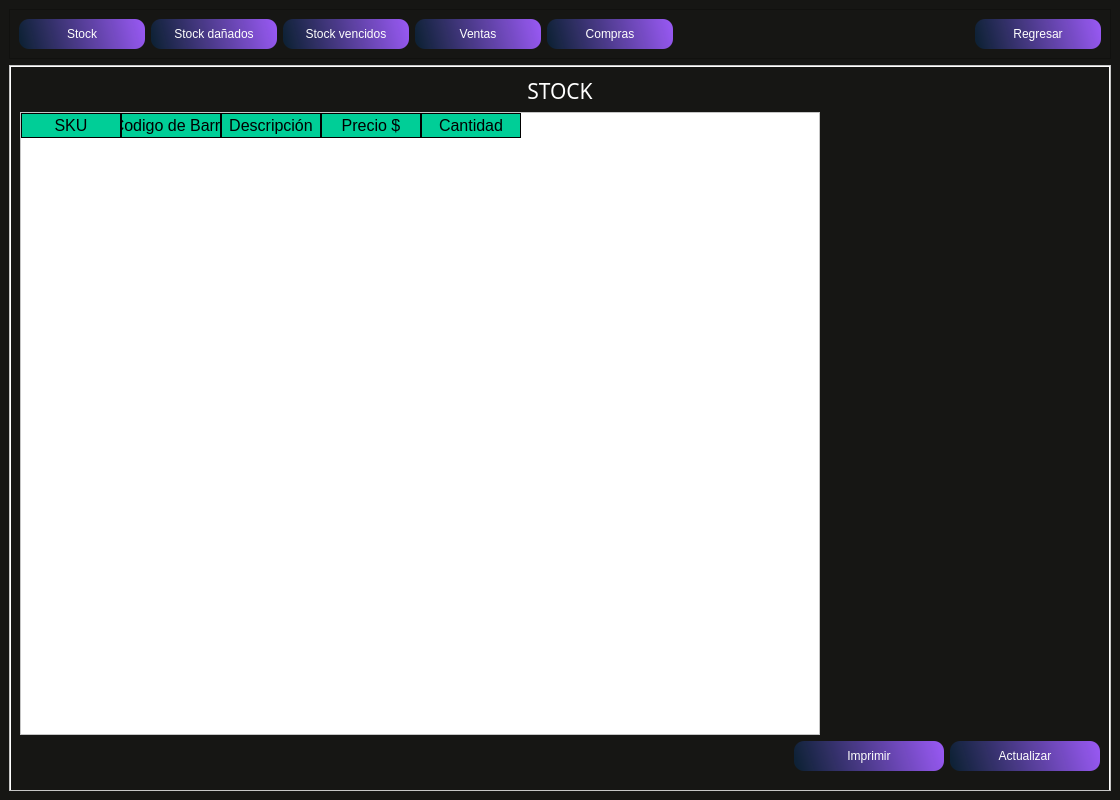
<?xml version="1.0" encoding="UTF-8"?>
<ui version="4.0">
 <class>MainWindow_Inventario</class>
 <widget class="QMainWindow" name="MainWindow_Inventario">
  <property name="geometry">
   <rect>
    <x>0</x>
    <y>0</y>
    <width>1120</width>
    <height>800</height>
   </rect>
  </property>
  <property name="minimumSize">
   <size>
    <width>1120</width>
    <height>800</height>
   </size>
  </property>
  <property name="maximumSize">
   <size>
    <width>16777215</width>
    <height>16777215</height>
   </size>
  </property>
  <property name="windowTitle">
   <string>MainWindow</string>
  </property>
  <widget class="QWidget" name="centralwidget">
   <property name="styleSheet">
    <string notr="true">background-color: rgb(22, 22, 20);

</string>
   </property>
   <layout class="QVBoxLayout" name="verticalLayout_2">
    <item>
     <widget class="QFrame" name="frame_superior">
      <property name="maximumSize">
       <size>
        <width>16777215</width>
        <height>50</height>
       </size>
      </property>
      <property name="styleSheet">
       <string notr="true">

QPushButton{
background-color: qlineargradient(spread:reflect, x1:0, y1:0.562273, x2:1, y2:0.5, stop:0 rgba(11, 38, 67, 184), stop: 1 rgba(150, 88, 240, 255));
border-radius: 10px;
font: 12pt &quot;Sans Serif&quot;;
color: rgb(255, 255, 254); }

QPushButton:hover{
background-color: qlineargradient(spread:reflect, x1:0, y1:0.562273, x2:0.949, y2:0.545455, stop: 0 rgba(11, 38, 67, 184), stop:1 rgba(88, 240, 171, 255));
border-radius:10px;
font: 12pt &quot;Sans Serif&quot;;
color: rgb(255, 255, 254);
}</string>
      </property>
      <property name="frameShape">
       <enum>QFrame::StyledPanel</enum>
      </property>
      <property name="frameShadow">
       <enum>QFrame::Raised</enum>
      </property>
      <layout class="QHBoxLayout" name="horizontalLayout">
       <item>
        <widget class="QPushButton" name="pushButton_stock">
         <property name="minimumSize">
          <size>
           <width>126</width>
           <height>30</height>
          </size>
         </property>
         <property name="styleSheet">
          <string notr="true"/>
         </property>
         <property name="text">
          <string>Stock</string>
         </property>
        </widget>
       </item>
       <item>
        <widget class="QPushButton" name="pushButton_stock_danados">
         <property name="minimumSize">
          <size>
           <width>126</width>
           <height>30</height>
          </size>
         </property>
         <property name="styleSheet">
          <string notr="true"/>
         </property>
         <property name="text">
          <string>Stock dañados</string>
         </property>
        </widget>
       </item>
       <item>
        <widget class="QPushButton" name="pushButton_stock_vencidos">
         <property name="minimumSize">
          <size>
           <width>126</width>
           <height>30</height>
          </size>
         </property>
         <property name="styleSheet">
          <string notr="true"/>
         </property>
         <property name="text">
          <string>Stock vencidos</string>
         </property>
        </widget>
       </item>
       <item>
        <widget class="QPushButton" name="pushButton_Ventas">
         <property name="minimumSize">
          <size>
           <width>126</width>
           <height>30</height>
          </size>
         </property>
         <property name="styleSheet">
          <string notr="true"/>
         </property>
         <property name="text">
          <string>Ventas</string>
         </property>
        </widget>
       </item>
       <item>
        <widget class="QPushButton" name="pushButton_compras">
         <property name="minimumSize">
          <size>
           <width>126</width>
           <height>30</height>
          </size>
         </property>
         <property name="styleSheet">
          <string notr="true"/>
         </property>
         <property name="text">
          <string>Compras</string>
         </property>
        </widget>
       </item>
       <item>
        <spacer name="horizontalSpacer">
         <property name="orientation">
          <enum>Qt::Horizontal</enum>
         </property>
         <property name="sizeHint" stdset="0">
          <size>
           <width>245</width>
           <height>20</height>
          </size>
         </property>
        </spacer>
       </item>
       <item>
        <widget class="QPushButton" name="pushButton_regresar_rep">
         <property name="minimumSize">
          <size>
           <width>126</width>
           <height>30</height>
          </size>
         </property>
         <property name="styleSheet">
          <string notr="true">QPushButton:hover{
background-color: qlineargradient(spread:pad, x1:0, y1:0, x2:1, y2:0, stop:0 rgba(0, 0, 0, 255), stop:0.727273 rgba(142, 19, 16, 255));
border-radius:10px;
font: 12pt &quot;Sans Serif&quot;;
color: rgb(255, 255, 254);
}</string>
         </property>
         <property name="text">
          <string>Regresar</string>
         </property>
        </widget>
       </item>
      </layout>
     </widget>
    </item>
    <item>
     <widget class="QFrame" name="frame_inferior">
      <property name="styleSheet">
       <string notr="true">QFrame{ 
	background-color: rgb(255, 255, 255);
}

QLabel {
background-color: #000000ff;
}

QTableWidget{
background-color: rgb(255, 255, 255);
	color: rgb(0, 0, 0);
	gridline-color: rgb(206, 0, 55);
font-size: 12px;
color: #000000;
}

QHeaderView::section {

background-color: rgb(0, 206, 151);

border: 1px solid rgb(0, 0, 0);

font-size: 12pt;

}

I

QTableWidget QTableCornerButton::section {

background-color: rgb(0, 0, 0);

border: 1px solid rgb(0, 206, 151);

}</string>
      </property>
      <property name="frameShape">
       <enum>QFrame::StyledPanel</enum>
      </property>
      <property name="frameShadow">
       <enum>QFrame::Raised</enum>
      </property>
      <layout class="QVBoxLayout" name="verticalLayout" stretch="0">
       <property name="leftMargin">
        <number>1</number>
       </property>
       <property name="topMargin">
        <number>1</number>
       </property>
       <property name="rightMargin">
        <number>1</number>
       </property>
       <property name="bottomMargin">
        <number>0</number>
       </property>
       <item>
        <widget class="QStackedWidget" name="stackedWidget">
         <property name="minimumSize">
          <size>
           <width>1080</width>
           <height>720</height>
          </size>
         </property>
         <property name="styleSheet">
          <string notr="true"/>
         </property>
         <property name="currentIndex">
          <number>0</number>
         </property>
         <widget class="QWidget" name="page_stock">
          <property name="minimumSize">
           <size>
            <width>1080</width>
            <height>720</height>
           </size>
          </property>
          <layout class="QGridLayout" name="gridLayout">
           <item row="3" column="0">
            <widget class="QTableWidget" name="tableWidget_stock">
             <property name="minimumSize">
              <size>
               <width>800</width>
               <height>0</height>
              </size>
             </property>
             <property name="styleSheet">
              <string notr="true"/>
             </property>
             <column>
              <property name="text">
               <string>SKU</string>
              </property>
             </column>
             <column>
              <property name="text">
               <string>Codigo de Barra</string>
              </property>
             </column>
             <column>
              <property name="text">
               <string>Descripción</string>
              </property>
             </column>
             <column>
              <property name="text">
               <string>Precio $</string>
              </property>
             </column>
             <column>
              <property name="text">
               <string>Cantidad</string>
              </property>
             </column>
            </widget>
           </item>
           <item row="5" column="0">
            <layout class="QHBoxLayout" name="horizontalLayout_6"/>
           </item>
           <item row="4" column="0" colspan="2">
            <layout class="QHBoxLayout" name="horizontalLayout_13">
             <property name="bottomMargin">
              <number>10</number>
             </property>
             <item>
              <spacer name="horizontalSpacer_17">
               <property name="orientation">
                <enum>Qt::Horizontal</enum>
               </property>
               <property name="sizeHint" stdset="0">
                <size>
                 <width>40</width>
                 <height>20</height>
                </size>
               </property>
              </spacer>
             </item>
             <item>
              <widget class="QPushButton" name="pushButton_imprimir_stock">
               <property name="minimumSize">
                <size>
                 <width>150</width>
                 <height>30</height>
                </size>
               </property>
               <property name="styleSheet">
                <string notr="true">
QPushButton{
background-color: qlineargradient(spread:reflect, x1:0, y1:0.562273, x2:1, y2:0.5, stop:0 rgba(11, 38, 67, 184), stop: 1 rgba(150, 88, 240, 255));
border-radius: 10px;
font: 12pt &quot;Sans Serif&quot;;
color: rgb(255, 255, 254); }

QPushButton:hover{
background-color: qlineargradient(spread:reflect, x1:0, y1:0.562273, x2:0.949, y2:0.545455, stop: 0 rgba(11, 38, 67, 184), stop:1 rgba(88, 240, 171, 255));
border-radius:10px;
font: 12pt &quot;Sans Serif&quot;;
color: rgb(255, 255, 254);
}</string>
               </property>
               <property name="text">
                <string>Imprimir</string>
               </property>
              </widget>
             </item>
             <item>
              <widget class="QPushButton" name="pushButton_refrescar_stock">
               <property name="minimumSize">
                <size>
                 <width>150</width>
                 <height>30</height>
                </size>
               </property>
               <property name="styleSheet">
                <string notr="true">
QPushButton{
background-color: qlineargradient(spread:reflect, x1:0, y1:0.562273, x2:1, y2:0.5, stop:0 rgba(11, 38, 67, 184), stop: 1 rgba(150, 88, 240, 255));
border-radius: 10px;
font: 12pt &quot;Sans Serif&quot;;
color: rgb(255, 255, 254); }

QPushButton:hover{
background-color: qlineargradient(spread:reflect, x1:0, y1:0.562273, x2:0.949, y2:0.545455, stop: 0 rgba(11, 38, 67, 184), stop:1 rgba(88, 240, 171, 255));
border-radius:10px;
font: 12pt &quot;Sans Serif&quot;;
color: rgb(255, 255, 254);
}</string>
               </property>
               <property name="text">
                <string>Actualizar</string>
               </property>
              </widget>
             </item>
            </layout>
           </item>
           <item row="0" column="0" colspan="2">
            <widget class="QLabel" name="label_stock">
             <property name="font">
              <font>
               <family>Impact</family>
               <pointsize>16</pointsize>
              </font>
             </property>
             <property name="styleSheet">
              <string notr="true">color: rgb(255, 255, 255);</string>
             </property>
             <property name="text">
              <string>STOCK</string>
             </property>
             <property name="alignment">
              <set>Qt::AlignCenter</set>
             </property>
            </widget>
           </item>
           <item row="3" column="1">
            <spacer name="horizontalSpacer_6">
             <property name="orientation">
              <enum>Qt::Horizontal</enum>
             </property>
             <property name="sizeHint" stdset="0">
              <size>
               <width>40</width>
               <height>20</height>
              </size>
             </property>
            </spacer>
           </item>
          </layout>
         </widget>
         <widget class="QWidget" name="page_stock_danados">
          <property name="styleSheet">
           <string notr="true"/>
          </property>
          <layout class="QVBoxLayout" name="verticalLayout_8">
           <item>
            <widget class="QLabel" name="label_stock_danados">
             <property name="font">
              <font>
               <family>Impact</family>
               <pointsize>16</pointsize>
              </font>
             </property>
             <property name="styleSheet">
              <string notr="true">color: rgb(255, 255, 255);</string>
             </property>
             <property name="text">
              <string>STOCK DAÑADOS</string>
             </property>
             <property name="alignment">
              <set>Qt::AlignCenter</set>
             </property>
            </widget>
           </item>
           <item>
            <widget class="QTableWidget" name="tableWidget_stock_danados">
             <property name="styleSheet">
              <string notr="true">background-color: rgb(255, 255, 255);</string>
             </property>
             <column>
              <property name="text">
               <string>SKU</string>
              </property>
             </column>
             <column>
              <property name="text">
               <string>Codigo de Barra</string>
              </property>
             </column>
             <column>
              <property name="text">
               <string>Descripción</string>
              </property>
             </column>
             <column>
              <property name="text">
               <string>Precio $</string>
              </property>
             </column>
             <column>
              <property name="text">
               <string>Cantidad</string>
              </property>
             </column>
            </widget>
           </item>
           <item>
            <layout class="QHBoxLayout" name="horizontalLayout_10">
             <property name="bottomMargin">
              <number>10</number>
             </property>
             <item>
              <spacer name="horizontalSpacer_14">
               <property name="orientation">
                <enum>Qt::Horizontal</enum>
               </property>
               <property name="sizeHint" stdset="0">
                <size>
                 <width>40</width>
                 <height>20</height>
                </size>
               </property>
              </spacer>
             </item>
             <item>
              <widget class="QPushButton" name="pushButton_imprimir_danados">
               <property name="minimumSize">
                <size>
                 <width>150</width>
                 <height>30</height>
                </size>
               </property>
               <property name="styleSheet">
                <string notr="true">
QPushButton{
background-color: qlineargradient(spread:reflect, x1:0, y1:0.562273, x2:1, y2:0.5, stop:0 rgba(11, 38, 67, 184), stop: 1 rgba(150, 88, 240, 255));
border-radius: 10px;
font: 12pt &quot;Sans Serif&quot;;
color: rgb(255, 255, 254); }

QPushButton:hover{
background-color: qlineargradient(spread:reflect, x1:0, y1:0.562273, x2:0.949, y2:0.545455, stop: 0 rgba(11, 38, 67, 184), stop:1 rgba(88, 240, 171, 255));
border-radius:10px;
font: 12pt &quot;Sans Serif&quot;;
color: rgb(255, 255, 254);
}</string>
               </property>
               <property name="text">
                <string>Imprimir</string>
               </property>
              </widget>
             </item>
             <item>
              <widget class="QPushButton" name="pushButton_refrescar_stock_danados">
               <property name="minimumSize">
                <size>
                 <width>150</width>
                 <height>30</height>
                </size>
               </property>
               <property name="styleSheet">
                <string notr="true">
QPushButton{
background-color: qlineargradient(spread:reflect, x1:0, y1:0.562273, x2:1, y2:0.5, stop:0 rgba(11, 38, 67, 184), stop: 1 rgba(150, 88, 240, 255));
border-radius: 10px;
font: 12pt &quot;Sans Serif&quot;;
color: rgb(255, 255, 254); }

QPushButton:hover{
background-color: qlineargradient(spread:reflect, x1:0, y1:0.562273, x2:0.949, y2:0.545455, stop: 0 rgba(11, 38, 67, 184), stop:1 rgba(88, 240, 171, 255));
border-radius:10px;
font: 12pt &quot;Sans Serif&quot;;
color: rgb(255, 255, 254);
}</string>
               </property>
               <property name="text">
                <string>Actualizar</string>
               </property>
              </widget>
             </item>
            </layout>
           </item>
          </layout>
         </widget>
         <widget class="QWidget" name="page_stock_vencidos">
          <property name="styleSheet">
           <string notr="true"/>
          </property>
          <layout class="QGridLayout" name="gridLayout_3">
           <item row="0" column="0">
            <widget class="QLabel" name="label_stock_vencidos">
             <property name="font">
              <font>
               <family>Impact</family>
               <pointsize>16</pointsize>
              </font>
             </property>
             <property name="styleSheet">
              <string notr="true">color: rgb(255, 255, 255);</string>
             </property>
             <property name="text">
              <string>STOCK VENCIDOS</string>
             </property>
             <property name="alignment">
              <set>Qt::AlignCenter</set>
             </property>
            </widget>
           </item>
           <item row="1" column="0">
            <widget class="QTableWidget" name="tableWidget_stock_vencidos">
             <property name="styleSheet">
              <string notr="true">background-color: rgb(255, 255, 255);</string>
             </property>
             <column>
              <property name="text">
               <string>SKU</string>
              </property>
             </column>
             <column>
              <property name="text">
               <string>Codigo de Barra</string>
              </property>
             </column>
             <column>
              <property name="text">
               <string>Descripción</string>
              </property>
             </column>
             <column>
              <property name="text">
               <string>Precio $</string>
              </property>
             </column>
             <column>
              <property name="text">
               <string>Cantidad</string>
              </property>
             </column>
            </widget>
           </item>
           <item row="2" column="0">
            <layout class="QHBoxLayout" name="horizontalLayout_11">
             <property name="bottomMargin">
              <number>10</number>
             </property>
             <item>
              <spacer name="horizontalSpacer_15">
               <property name="orientation">
                <enum>Qt::Horizontal</enum>
               </property>
               <property name="sizeHint" stdset="0">
                <size>
                 <width>40</width>
                 <height>20</height>
                </size>
               </property>
              </spacer>
             </item>
             <item>
              <widget class="QPushButton" name="pushButton_imprimir_vencidos">
               <property name="minimumSize">
                <size>
                 <width>150</width>
                 <height>30</height>
                </size>
               </property>
               <property name="styleSheet">
                <string notr="true">
QPushButton{
background-color: qlineargradient(spread:reflect, x1:0, y1:0.562273, x2:1, y2:0.5, stop:0 rgba(11, 38, 67, 184), stop: 1 rgba(150, 88, 240, 255));
border-radius: 10px;
font: 12pt &quot;Sans Serif&quot;;
color: rgb(255, 255, 254); }

QPushButton:hover{
background-color: qlineargradient(spread:reflect, x1:0, y1:0.562273, x2:0.949, y2:0.545455, stop: 0 rgba(11, 38, 67, 184), stop:1 rgba(88, 240, 171, 255));
border-radius:10px;
font: 12pt &quot;Sans Serif&quot;;
color: rgb(255, 255, 254);
}</string>
               </property>
               <property name="text">
                <string>Imprimir</string>
               </property>
              </widget>
             </item>
             <item>
              <widget class="QPushButton" name="pushButton_refrescar_stock_vencidos">
               <property name="minimumSize">
                <size>
                 <width>150</width>
                 <height>30</height>
                </size>
               </property>
               <property name="styleSheet">
                <string notr="true">
QPushButton{
background-color: qlineargradient(spread:reflect, x1:0, y1:0.562273, x2:1, y2:0.5, stop:0 rgba(11, 38, 67, 184), stop: 1 rgba(150, 88, 240, 255));
border-radius: 10px;
font: 12pt &quot;Sans Serif&quot;;
color: rgb(255, 255, 254); }

QPushButton:hover{
background-color: qlineargradient(spread:reflect, x1:0, y1:0.562273, x2:0.949, y2:0.545455, stop: 0 rgba(11, 38, 67, 184), stop:1 rgba(88, 240, 171, 255));
border-radius:10px;
font: 12pt &quot;Sans Serif&quot;;
color: rgb(255, 255, 254);
}</string>
               </property>
               <property name="text">
                <string>Actualizar</string>
               </property>
              </widget>
             </item>
            </layout>
           </item>
          </layout>
         </widget>
         <widget class="QWidget" name="page_ventas">
          <property name="styleSheet">
           <string notr="true"/>
          </property>
          <layout class="QVBoxLayout" name="verticalLayout_3">
           <item>
            <layout class="QHBoxLayout" name="horizontalLayout_2">
             <item>
              <spacer name="horizontalSpacer_2">
               <property name="orientation">
                <enum>Qt::Horizontal</enum>
               </property>
               <property name="sizeHint" stdset="0">
                <size>
                 <width>40</width>
                 <height>20</height>
                </size>
               </property>
              </spacer>
             </item>
             <item>
              <widget class="QLabel" name="label_stock_4">
               <property name="font">
                <font>
                 <family>Impact</family>
                 <pointsize>16</pointsize>
                </font>
               </property>
               <property name="styleSheet">
                <string notr="true">color: rgb(255, 255, 255);</string>
               </property>
               <property name="text">
                <string>VENTAS</string>
               </property>
               <property name="alignment">
                <set>Qt::AlignCenter</set>
               </property>
              </widget>
             </item>
             <item>
              <spacer name="horizontalSpacer_3">
               <property name="orientation">
                <enum>Qt::Horizontal</enum>
               </property>
               <property name="sizeHint" stdset="0">
                <size>
                 <width>40</width>
                 <height>20</height>
                </size>
               </property>
              </spacer>
             </item>
             <item>
              <widget class="QLabel" name="label_3">
               <property name="styleSheet">
                <string notr="true">color: rgb(255, 255, 255);</string>
               </property>
               <property name="text">
                <string>DESDE:</string>
               </property>
              </widget>
             </item>
             <item>
              <widget class="QDateEdit" name="dateEdit_desde_ventas">
               <property name="styleSheet">
                <string notr="true">background-color: rgb(255, 255, 255);</string>
               </property>
              </widget>
             </item>
             <item>
              <widget class="QLabel" name="label_4">
               <property name="styleSheet">
                <string notr="true">color: rgb(255, 255, 255);</string>
               </property>
               <property name="text">
                <string>  HASTA:</string>
               </property>
              </widget>
             </item>
             <item>
              <widget class="QDateEdit" name="dateEdit_ventas">
               <property name="styleSheet">
                <string notr="true">background-color: rgb(255, 255, 255);</string>
               </property>
              </widget>
             </item>
            </layout>
           </item>
           <item>
            <widget class="QTableWidget" name="tableWidget_ventas">
             <property name="styleSheet">
              <string notr="true">background-color: rgb(255, 255, 255);</string>
             </property>
             <column>
              <property name="text">
               <string>ID</string>
              </property>
             </column>
             <column>
              <property name="text">
               <string>Fecha</string>
              </property>
             </column>
             <column>
              <property name="text">
               <string>Sku de producto</string>
              </property>
             </column>
             <column>
              <property name="text">
               <string>Codigo de barra de producto</string>
              </property>
             </column>
             <column>
              <property name="text">
               <string>Cantidad</string>
              </property>
             </column>
             <column>
              <property name="text">
               <string>Descripcion de producto</string>
              </property>
             </column>
            </widget>
           </item>
           <item>
            <layout class="QHBoxLayout" name="horizontalLayout_12">
             <property name="bottomMargin">
              <number>10</number>
             </property>
             <item>
              <spacer name="horizontalSpacer_16">
               <property name="orientation">
                <enum>Qt::Horizontal</enum>
               </property>
               <property name="sizeHint" stdset="0">
                <size>
                 <width>40</width>
                 <height>20</height>
                </size>
               </property>
              </spacer>
             </item>
             <item>
              <widget class="QPushButton" name="pushButton_imprimir_ventas">
               <property name="minimumSize">
                <size>
                 <width>150</width>
                 <height>30</height>
                </size>
               </property>
               <property name="styleSheet">
                <string notr="true">
QPushButton{
background-color: qlineargradient(spread:reflect, x1:0, y1:0.562273, x2:1, y2:0.5, stop:0 rgba(11, 38, 67, 184), stop: 1 rgba(150, 88, 240, 255));
border-radius: 10px;
font: 12pt &quot;Sans Serif&quot;;
color: rgb(255, 255, 254); }

QPushButton:hover{
background-color: qlineargradient(spread:reflect, x1:0, y1:0.562273, x2:0.949, y2:0.545455, stop: 0 rgba(11, 38, 67, 184), stop:1 rgba(88, 240, 171, 255));
border-radius:10px;
font: 12pt &quot;Sans Serif&quot;;
color: rgb(255, 255, 254);
}</string>
               </property>
               <property name="text">
                <string>Imprimir</string>
               </property>
              </widget>
             </item>
             <item>
              <widget class="QPushButton" name="pushButton_refrescar_ventas">
               <property name="minimumSize">
                <size>
                 <width>150</width>
                 <height>30</height>
                </size>
               </property>
               <property name="styleSheet">
                <string notr="true">
QPushButton{
background-color: qlineargradient(spread:reflect, x1:0, y1:0.562273, x2:1, y2:0.5, stop:0 rgba(11, 38, 67, 184), stop: 1 rgba(150, 88, 240, 255));
border-radius: 10px;
font: 12pt &quot;Sans Serif&quot;;
color: rgb(255, 255, 254); }

QPushButton:hover{
background-color: qlineargradient(spread:reflect, x1:0, y1:0.562273, x2:0.949, y2:0.545455, stop: 0 rgba(11, 38, 67, 184), stop:1 rgba(88, 240, 171, 255));
border-radius:10px;
font: 12pt &quot;Sans Serif&quot;;
color: rgb(255, 255, 254);
}</string>
               </property>
               <property name="text">
                <string>Actualizar</string>
               </property>
              </widget>
             </item>
            </layout>
           </item>
          </layout>
         </widget>
         <widget class="QWidget" name="page_compras">
          <layout class="QVBoxLayout" name="verticalLayout_4">
           <item>
            <layout class="QHBoxLayout" name="horizontalLayout_3">
             <item>
              <spacer name="horizontalSpacer_4">
               <property name="orientation">
                <enum>Qt::Horizontal</enum>
               </property>
               <property name="sizeHint" stdset="0">
                <size>
                 <width>40</width>
                 <height>20</height>
                </size>
               </property>
              </spacer>
             </item>
             <item>
              <widget class="QLabel" name="label_stock_5">
               <property name="font">
                <font>
                 <family>Impact</family>
                 <pointsize>16</pointsize>
                </font>
               </property>
               <property name="styleSheet">
                <string notr="true">color: rgb(255, 255, 255);</string>
               </property>
               <property name="text">
                <string>COMPRAS</string>
               </property>
               <property name="alignment">
                <set>Qt::AlignCenter</set>
               </property>
              </widget>
             </item>
             <item>
              <spacer name="horizontalSpacer_5">
               <property name="orientation">
                <enum>Qt::Horizontal</enum>
               </property>
               <property name="sizeHint" stdset="0">
                <size>
                 <width>40</width>
                 <height>20</height>
                </size>
               </property>
              </spacer>
             </item>
             <item>
              <widget class="QLabel" name="label">
               <property name="styleSheet">
                <string notr="true">color: rgb(255, 255, 255);</string>
               </property>
               <property name="text">
                <string>DESDE:</string>
               </property>
              </widget>
             </item>
             <item>
              <widget class="QDateEdit" name="dateEdit_desde_compras">
               <property name="styleSheet">
                <string notr="true">background-color: rgb(255, 255, 255);</string>
               </property>
              </widget>
             </item>
             <item>
              <widget class="QLabel" name="label_2">
               <property name="styleSheet">
                <string notr="true">color: rgb(255, 255, 255);</string>
               </property>
               <property name="text">
                <string>  HASTA:</string>
               </property>
              </widget>
             </item>
             <item>
              <widget class="QDateEdit" name="dateEdit">
               <property name="styleSheet">
                <string notr="true">background-color: rgb(255, 255, 255);</string>
               </property>
              </widget>
             </item>
            </layout>
           </item>
           <item>
            <widget class="QTableWidget" name="tableWidget_compras">
             <property name="styleSheet">
              <string notr="true">background-color: rgb(255, 255, 255);</string>
             </property>
             <column>
              <property name="text">
               <string>ID</string>
              </property>
             </column>
             <column>
              <property name="text">
               <string>Fecha</string>
              </property>
             </column>
             <column>
              <property name="text">
               <string>Sku de producto</string>
              </property>
             </column>
             <column>
              <property name="text">
               <string>Codigo de barra de producto</string>
              </property>
             </column>
             <column>
              <property name="text">
               <string>Cantidad</string>
              </property>
             </column>
             <column>
              <property name="text">
               <string>Descripcion de producto</string>
              </property>
             </column>
            </widget>
           </item>
           <item>
            <layout class="QHBoxLayout" name="horizontalLayout_14">
             <property name="bottomMargin">
              <number>10</number>
             </property>
             <item>
              <spacer name="horizontalSpacer_18">
               <property name="orientation">
                <enum>Qt::Horizontal</enum>
               </property>
               <property name="sizeHint" stdset="0">
                <size>
                 <width>40</width>
                 <height>20</height>
                </size>
               </property>
              </spacer>
             </item>
             <item>
              <widget class="QPushButton" name="pushButton_imprimir_compras">
               <property name="minimumSize">
                <size>
                 <width>150</width>
                 <height>30</height>
                </size>
               </property>
               <property name="styleSheet">
                <string notr="true">
QPushButton{
background-color: qlineargradient(spread:reflect, x1:0, y1:0.562273, x2:1, y2:0.5, stop:0 rgba(11, 38, 67, 184), stop: 1 rgba(150, 88, 240, 255));
border-radius: 10px;
font: 12pt &quot;Sans Serif&quot;;
color: rgb(255, 255, 254); }

QPushButton:hover{
background-color: qlineargradient(spread:reflect, x1:0, y1:0.562273, x2:0.949, y2:0.545455, stop: 0 rgba(11, 38, 67, 184), stop:1 rgba(88, 240, 171, 255));
border-radius:10px;
font: 12pt &quot;Sans Serif&quot;;
color: rgb(255, 255, 254);
}</string>
               </property>
               <property name="text">
                <string>Imprimir</string>
               </property>
              </widget>
             </item>
             <item>
              <widget class="QPushButton" name="pushButton_refrescar_compras">
               <property name="minimumSize">
                <size>
                 <width>150</width>
                 <height>30</height>
                </size>
               </property>
               <property name="styleSheet">
                <string notr="true">
QPushButton{
background-color: qlineargradient(spread:reflect, x1:0, y1:0.562273, x2:1, y2:0.5, stop:0 rgba(11, 38, 67, 184), stop: 1 rgba(150, 88, 240, 255));
border-radius: 10px;
font: 12pt &quot;Sans Serif&quot;;
color: rgb(255, 255, 254); }

QPushButton:hover{
background-color: qlineargradient(spread:reflect, x1:0, y1:0.562273, x2:0.949, y2:0.545455, stop: 0 rgba(11, 38, 67, 184), stop:1 rgba(88, 240, 171, 255));
border-radius:10px;
font: 12pt &quot;Sans Serif&quot;;
color: rgb(255, 255, 254);
}</string>
               </property>
               <property name="text">
                <string>Actualizar</string>
               </property>
              </widget>
             </item>
            </layout>
           </item>
          </layout>
         </widget>
        </widget>
       </item>
      </layout>
     </widget>
    </item>
   </layout>
  </widget>
 </widget>
 <resources/>
 <connections/>
</ui>
